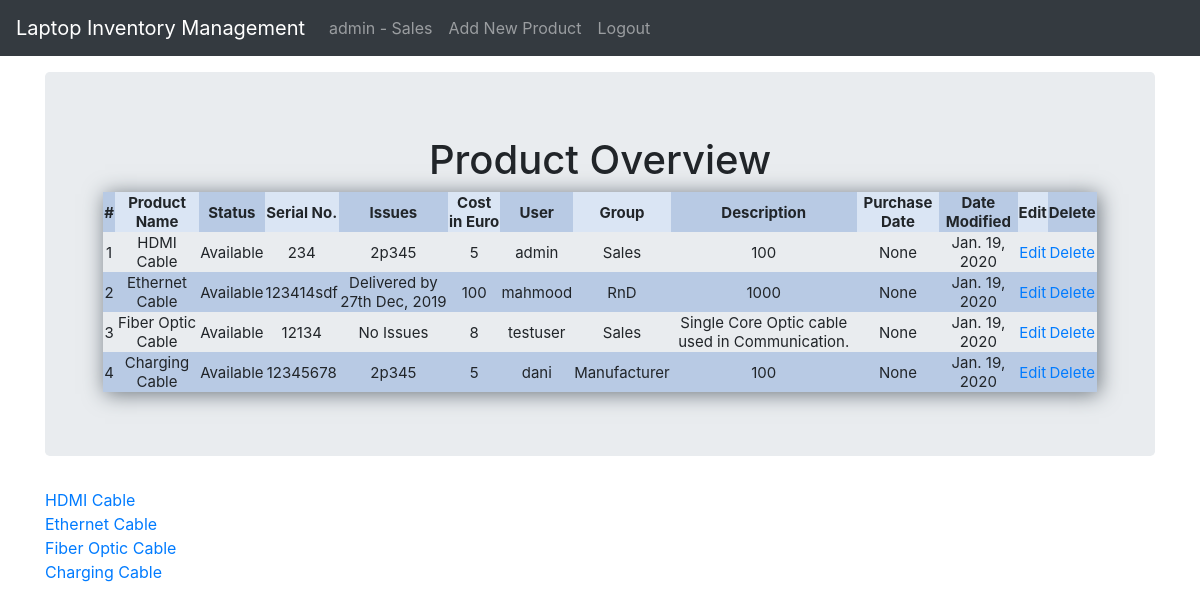
The page /dashboard (signed in) on the database its author committed.
### djangoapp/models.py (models this page shows, shortened)
class Product(models.Model):
    situation = (
        ('Available', 'Available'),
        ('Unavailable', 'Unavailable'),
    )
    Product_Name = models.CharField(max_length=30, blank=True)
    Status = models.CharField(max_length=30, choices=situation)
    Serial_No = models.CharField(max_length=30, unique=True)
    Issues = models.CharField(max_length=280, blank=True)
    Cost_in_Euro = models.PositiveIntegerField(default=0, blank=True)
    Description = models.TextField(max_length=280, blank=True)
    User_Name = models.ForeignKey(User, default=1, on_delete=models.CASCADE, null=True, blank=True)
    Product_Group = models.ForeignKey(Group, default=1, on_delete=models.CASCADE, null=True, blank=True)
    Purchase_Date = models.DateField(auto_now_add=False, auto_now=False, blank=True, null=True)
    Date_Modified = models.DateField(auto_now_add=True, blank=True)
    Tags = TagField()
    def product_tags(self):
        return self.Tags.split(',')

### djangoapp/views.py (the view, shortened to what this page needs)
# urls.py: path('dashboard', views.dashboard, name='employeeDashboard'),
@login_required(login_url="login")
def dashboard(request):
    title = 'Dashboard'
    form = ProductSearchForm(request.POST or None)
    if request.user.is_superuser:
        products = ProductFilter(request.GET, queryset=Product.objects.all().order_by('Purchase_Date')).qs
        context = {
            "title": title,
            "products": products,
            "form": form,
        }
    return render(request, 'dashboard.html', context)

### djangoapp/context_processors.py (called while the page is built)
def tag_list(request):
    return {'tag_list': Tag.objects.all().order_by('name')}

### djangoapp/templates/dashboard.html (shortened to what this page needs)
{% load staticfiles %}
{% load crispy_forms_tags %}
<html>
<head>
    <link rel="stylesheet" type="text/css" href="{% static 'CSS/bootstrap.min.css' %}">
    <link rel="stylesheet" href="{% static 'CSS/stylesheet.css' %}"/>
    <link rel="stylesheet" href="{% static 'CSS/summary.css' %}"/>
</head>
<body>
<nav class="navbar navbar-expand-md navbar-dark fixed-top bg-dark">
    <a class="navbar-brand" href="/dashboard">Laptop Inventory Management</a>
    <div class="collapse navbar-collapse" id="navbarCollapse">
        <ul class="navbar-nav mr-auto">
            <li style="float: right;">
                <a class="nav-link">{{request.user}} - {{request.user.groups.get.name}}</a>
            </li>
            {% if request.user.groups.get.name == "Accountant" %}
            <li style="float: right;">
                <a class="nav-link" href="/summary">Summary <span class="sr-only">(current)</span></a>
            </li>
            {% else %}
            <li style="float: right;">
                <a class="nav-link" href="/additems">Add New Product <span class="sr-only">(current)</span></a>
            </li>
            {% endif %}
            {% if request.user.is_authenticated %}
            <li style="float: right;">
                <a href="javascript:{}" onclick="document.getElementById('logoutForm').submit(); return false;"
                   class="nav-link">Logout</a>
            </li>
            {% endif %}
        </ul>
    </div>
</nav>
<main role="main" class="container">
    <div class="jumbotron">
        <h1 class="title">Product Overview</h1>
        <table>
            <tr>
                <th>#</th>
                <th>Product Name</th>
                <th>Status</th>
                <th>Serial No.</th>
                <th>Issues</th>
                <th>Cost in Euro</th>
                <th>User</th>
                <th>Group</th>
                <th>Description</th>
                <th>Purchase Date</th>
                <th>Date Modified</th>
                {% if request.user.groups.get.name != "Accountant"%}
                <th>Edit</th>
                <th>Delete</th>
                {% endif %}
            </tr>
            {% for product in products %}
            <tr>
                <td>{{forloop.counter}}</td>
                <td>{{product.Product_Name}}</td>
                <td>{{product.Status}}</td>
                <td>{{product.Serial_No}}</td>
                <td>{{product.Issues}}</td>
                <td>{{product.Cost_in_Euro}}</td>
                <td>{{product.User_Name}}</td>
                <td>{{product.Product_Group}}</td>
                <td>{{product.Description}}</td>
                <td>{{product.Purchase_Date}}</td>
                <td>{{product.Date_Modified}}</td>
                {% if request.user.groups.get.name != "Accountant"%}
                <td><a href="{% url 'product_edit' id=product.id %}">Edit</a></td>
                <td><a href="{% url 'product_delete' id=product.id %}">Delete</a></td>
                {% endif %}
            </tr>
            {% endfor %}
        </table>
    </div>
    <div class="tags">
        {% for product in products %}
        {% for Tag in product.product_tags %}
        <a class="category mb-5" href="./?tags__icontains={{ Tag }}&ordering=">{{ Tag }}</a>
        {% endfor %}
        <br>
        {% endfor %}
    </div>
</main>
</body>
</html>

### djangoapp/Static/CSS/stylesheet.css (style rules this page uses)
.title { text-align: center; }
table { width: 95%; margin: auto; text-align: center; font-size: 15px; box-shadow: 2px 2px 20px 0px #6c757d; }
table tr:nth-child(odd) { background: #B8CAE4; }
table th:nth-child(even) { background: #dae5f4; }
.tags { padding: 0; margin: 0; font-weight: 400; }

### djangoapp/Static/CSS/summary.css (style rules this page uses)
body { min-height: 75rem; padding-top: 4.5rem; }

### rows shown on the page
Product: Product_Name "HDMI Cable", Status "Available", Serial_No "234", Issues "2p345", Cost_in_Euro "5", User_Name "admin", Product_Group "Sales", Description "100", Purchase_Date "None", Date_Modified "Jan. 19, 2020", product_tags "HDMI" "Cable"
Product: Product_Name "Ethernet Cable", Status "Available", Serial_No "123414sdf", Issues "Delivered by 27th Dec, 2019", Cost_in_Euro "100", User_Name "mahmood", Product_Group "RnD", Description "1000", Purchase_Date "None", Date_Modified "Jan. 19, 2020", product_tags "Ethernet" "Cable"
Product: Product_Name "Fiber Optic Cable", Status "Available", Serial_No "12134", Issues "No Issues", Cost_in_Euro "8", User_Name "testuser", Product_Group "Sales", Description "Single Core Optic cable used in Communication.", Purchase_Date "None", Date_Modified "Jan. 19, 2020", product_tags "Fiber" "Optic" "Cable"
Product: Product_Name "Charging Cable", Status "Available", Serial_No "12345678", Issues "2p345", Cost_in_Euro "5", User_Name "dani", Product_Group "Manufacturer", Description "100", Purchase_Date "None", Date_Modified "Jan. 19, 2020", product_tags "Charging" "Cable"

### other values the page prints
{{ request.user }} "admin"
{{ request.user.groups.get.name }} "Sales"
